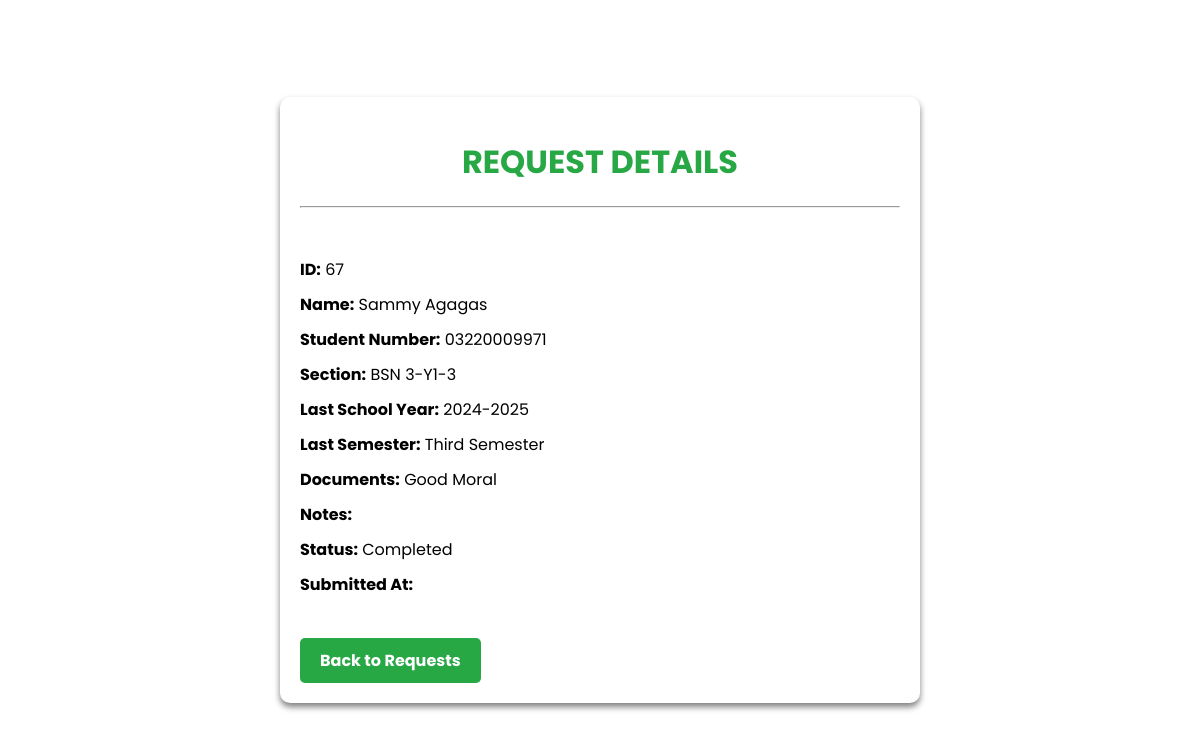
The app's page /view_request.php?id=67 with its own data.
### tables this page shows
CREATE TABLE `requests` (
  `id` int(11) NOT NULL,
  `first_name` varchar(100) DEFAULT NULL,
  `last_name` varchar(100) DEFAULT NULL,
  `student_number` varchar(50) DEFAULT NULL,
  `section` varchar(100) DEFAULT NULL,
  `department_id` int(11) DEFAULT NULL,
  `department` varchar(100) DEFAULT NULL,
  `last_school_year` varchar(20) DEFAULT NULL,
  `last_semester` varchar(20) DEFAULT NULL,
  `documents` text DEFAULT NULL,
  `notes` text DEFAULT NULL,
  `attachment` varchar(255) DEFAULT NULL,
  `created_at` timestamp NOT NULL DEFAULT current_timestamp(),
  `status` enum('Pending','Processing','To Be Claimed','Serving','Completed','Declined','In Queue Now') NOT NULL DEFAULT 'Pending',
  `processing_time` datetime DEFAULT NULL,
  `decline_reason` text DEFAULT NULL,
  `claim_date` date DEFAULT NULL,
  `approved_date` datetime DEFAULT NULL,
  `completed_date` datetime DEFAULT NULL,
  `scheduled_date` datetime DEFAULT NULL,
  `processing_deadline` datetime DEFAULT NULL,
  `processing_start` datetime DEFAULT NULL,
  `processing_end` datetime DEFAULT NULL,
  `updated_at` datetime DEFAULT NULL,
  `queueing_num` int(11) DEFAULT NULL,
  `serving_position` int(11) DEFAULT NULL,
  `served_by` int(11) DEFAULT NULL,
  `walk_in` tinyint(1) NOT NULL DEFAULT 0 COMMENT '1 = Walk-In, 0 = Online/Regular Request',
  `call_attempts` int(11) DEFAULT 0
);

### view_request.php (the view, shortened to what this page needs)
<?php
include('db.php');
$request_id = $_GET['id'];
$stmt = $pdo->prepare("SELECT * FROM requests WHERE id = ?");
$stmt->execute([$request_id]);
$request = $stmt->fetch(PDO::FETCH_ASSOC);
?>
<!DOCTYPE html>
<html>
<head>
    <link rel="stylesheet" href="view_request.css">
</head>
<body>
    <div class="container">
        <h1>REQUEST DETAILS</h1>
        <hr>
        <br>
        <ul class="request-details">
            <li><strong>ID:</strong> <?= htmlspecialchars($request['id']) ?></li>
            <li><strong>Name:</strong> <?= htmlspecialchars($request['first_name'] . ' ' . $request['last_name']) ?></li>
            <li><strong>Student Number:</strong> <?= htmlspecialchars($request['student_number']) ?></li>
            <li><strong>Section:</strong> <?= htmlspecialchars($request['section']) ?></li>
            <li><strong>Last School Year:</strong> <?= htmlspecialchars($request['last_school_year']) ?></li>
            <li><strong>Last Semester:</strong> <?= htmlspecialchars($request['last_semester']) ?></li>
            <li><strong>Documents:</strong> <?= nl2br(htmlspecialchars($request['documents'])) ?></li>
            <li><strong>Notes:</strong> <?= nl2br(htmlspecialchars($request['notes'])) ?></li>
            <li><strong>Status:</strong> <?= htmlspecialchars($request['status']) ?></li>
            <li><strong>Submitted At:</strong> <?= htmlspecialchars($request['submitted_at']) ?></li>
        </ul>
        <br>
        <a href="staff_requests.php" class="back-btn">Back to Requests</a>
    </div>
</body>
</html>

### view_request.css (style rules this page uses)
* { font-family: 'Poppins', sans-serif; }
body { background-color: #ffffff; display: flex; justify-content: center; align-items: center; height: 100vh; margin: 0; }
.container { background-color: #ffffff; width: 80%; max-width: 600px; padding: 20px; border-radius: 10px; box-shadow: 0 4px 6px rgba(0, 0, 0, 0.5); overflow-y: auto; max-height: 80vh; }
h1 { color: #28a745; margin-bottom: 20px; text-align: center; }
.request-details { list-style-type: none; padding: 0; color: #000000; }
.request-details li { margin-bottom: 10px; }
.back-btn { display: inline-block; background-color: #28a745; color: #ffffff; padding: 10px 20px; text-decoration: none; border-radius: 5px; text-align: center; font-weight: bold; transition: background-color 0.3s, color 0.3s; }

### records on screen
requests: id "67", first_name+last_name "Sammy Agagas", student_number "03220009971", section "BSN 3-Y1-3", last_school_year "2024-2025", last_semester "Third Semester", documents "Good Moral", status "Completed"
